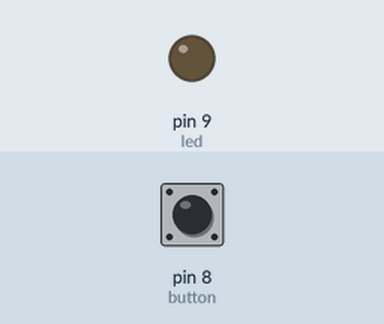
This sketch was run on a simulated Arduino Uno, built with avr-gcc and run on an emulated ATmega328P. Shown: output pins drawn as LEDs (lit = HIGH). The inputs (shaded band) are chosen by the test bench; at power-on: pin 8 (button) LOW.

Above: at 1.2 s.
1.3 s: pin 8 (button) pulled HIGH for 0.15 s
At 1.37 s:
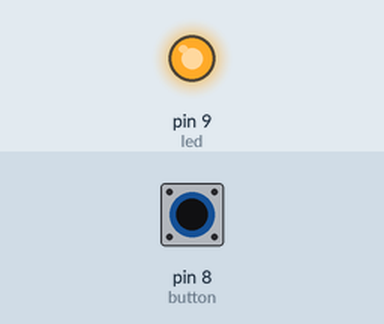
2.9 s: pin 8 (button) pulled HIGH for 3.2 s
At 6.5 s:
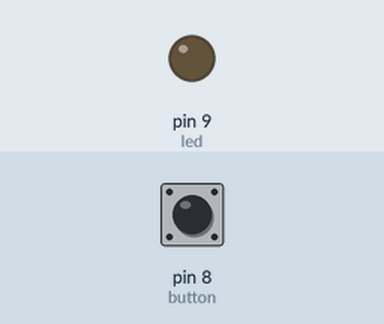
Timing chart, 0 to 8.0 s (numbered marks = the images above; inputs shaded):
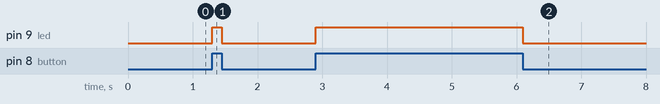

The sketch:

programmingButton.ino
```cpp
int led = 9;
int button = 8;
int buttonState = 0;

void setup() {
  pinMode(led, OUTPUT);
  pinMode(button, INPUT);

}

void loop() {
  buttonState = digitalRead(button);

  if (buttonState == HIGH) {
    digitalWrite(led, HIGH);
  }
  else {
    digitalWrite(led, LOW);
  }

}
```

Measured:
- after the input at 1.3 s, pin 9 (led): LOW → HIGH at once, → LOW 0.15 s later
- after the input at 2.9 s, pin 9 (led): LOW → HIGH at once, → LOW 3.2 s later
